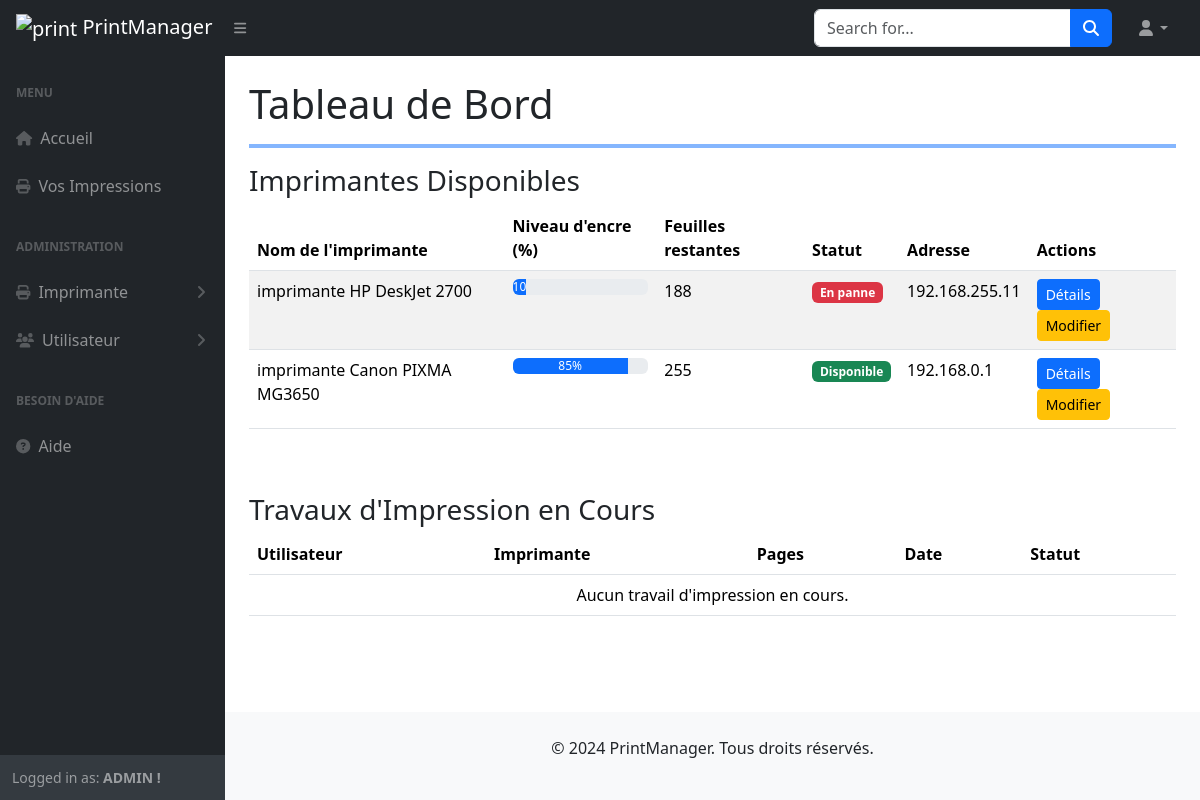
Screenshot of /dashboard/ (signed in) with the database file from the repository.
### printers/models.py (models this page shows, shortened)
class CustomUser(AbstractUser):
    ADMIN = 'ADMIN'
    PERSONNEL = 'Personnel'
    MALE = 'M'
    FEMALE = 'F'
    ROLE_CHOICES = (
        (ADMIN, 'ADMIN'),
        (PERSONNEL, 'Personnel'),
    )
    SEX_CHOICES = (
        (MALE, 'Masculin'),
        (FEMALE, 'Feminin'),
    )
    role = models.CharField(max_length=30, choices=ROLE_CHOICES, verbose_name='Rôle')
    sexe = models.CharField(max_length=10, choices=SEX_CHOICES, verbose_name='Sexe')
    slug = models.SlugField(max_length=200, unique=True, blank=True)
    last_updated = models.DateTimeField(auto_now=True)
    created_on = models.DateField(blank=True, null=True)
    class Meta:
        ordering = ['-created_on']
        verbose_name = "Utilisateur"

class Printer(models.Model):
    STATUS_CHOICES = [
        ('DISPONIBLE', 'Disponible'),
        ('PANNE', 'En panne'),
    ]
    name = models.CharField(max_length=100, verbose_name="Nom de l'imprimante")
    admin_user = models.ForeignKey(CustomUser, on_delete=models.CASCADE, related_name="managed_printers")  # Utilisateur qui gère l'imprimante
    ink_level = models.IntegerField(verbose_name="Niveau d'encre (%)")
    paper_remaining = models.IntegerField(verbose_name="Feuilles restantes")
    address = models.CharField(max_length=255, blank=True, null=True, verbose_name="Adresse de l'imprimante")
    status = models.CharField(max_length=20, choices=STATUS_CHOICES, default='DISPONIBLE', verbose_name="Statut")
    slug = models.SlugField(max_length=200, unique=True, blank=True)
    last_updated = models.DateTimeField(auto_now=True, verbose_name="Modifié le")
    created_on = models.DateTimeField(auto_now_add=True, verbose_name="Date de création")  # Auto-enregistrer la date lors de la création
    class Meta:
        ordering = ['-created_on']
        verbose_name = "Imprimante"

### printers/views.py (the view)
# urls.py: path('dashboard/', dashboard, name='dashboard'),
@login_required
def dashboard(request):
    printers = Printer.objects.all()
    print_jobs = PrintJob.objects.all()
    return render(request, 'printers/dashboard.html', {
        'printers': printers,
        'print_jobs': print_jobs
    })

### printers/templates/printers/dashboard.html (shortened to what this page needs)
{% extends 'base.html' %}
{% load static %}
    {% block content %}
    {% include 'layouts/Navbar.html' %}
    <div id="layoutSidenav">
        {% include 'layouts/Sidenav.html' %}
        <div id="layoutSidenav_content">
            <main>
                <div class="container-fluid px-4">
                    <h1 class="mt-4">Tableau de Bord</h1>
                        <hr class="border border-primary border-2 opacity-50">
                    <div class="row">
                        <div class="col-md-12">
                            <h3>Imprimantes Disponibles</h3>
                            <table class="table table-striped">
                                <thead>
                                    <tr>
                                        <th>Nom de l'imprimante</th>
                                        <th>Niveau d'encre (%)</th>
                                        <th>Feuilles restantes</th>
                                        <th>Statut</th>
                                        <th>Adresse</th>
                                        <th>Actions</th>
                                    </tr>
                                </thead>
                                <tbody>
                                    {% for printer in printers %}
                                    <tr>
                                        <td>{{ printer.name }}</td>
                                        <td>
                                            <div class="progress">
                                                <div class="progress-bar" role="progressbar" style="width: {{ printer.ink_level }}%" aria-valuenow="{{ printer.ink_level }}" aria-valuemin="0" aria-valuemax="100">{{ printer.ink_level }}%</div>
                                            </div>
                                        </td>
                                        <td>{{ printer.paper_remaining }}</td>
                                        <td>
                                            {% if printer.status == 'DISPONIBLE' %}
                                                <span class="badge bg-success">
                                                    {{ printer.get_status_display }}
                                                </span>
                                            {% else %}
                                                <span class="badge bg-danger">
                                                    {{ printer.get_status_display }}
                                                </span>
                                            {% endif %}
                                        </td>
                                        <td>{{ printer.address }}</td>
                                        <td>
                                            <a href="#" class="btn btn-primary btn-sm">Détails</a>
                                            <a href="{% url 'edit_printer' printer.slug %}" class="btn btn-warning btn-sm">Modifier</a>
                                        </td>
                                    </tr>
                                    {% empty %}
                                    <tr>
                                        <td colspan="6" class="text-center">Aucune imprimante disponible.</td>
                                    </tr>
                                    {% endfor %}
                                </tbody>
                            </table>
                        </div>
                    </div>
                        <div class="row mt-5">
                            <div class="col-md-12">
                                <h3>Travaux d'Impression en Cours</h3>
                                <table class="table table-hover">
                                    <thead>
                                        <tr>
                                            <th>Utilisateur</th>
                                            <th>Imprimante</th>
                                            <th>Pages</th>
                                            <th>Date</th>
                                            <th>Statut</th>
                                        </tr>
                                    </thead>
                                    <tbody>
                                        {% for job in print_jobs %}
                                        <tr>
                                            <td>{{ job.user.username }}</td>
                                            <td>{{ job.printer.name }}</td>
                                            <td>{{ job.copies }}</td>
                                            <td>{{ job.submitted_at|date:"d/m/Y H:i" }}</td>
                                            <td>{{ job.status }}</td>
                                        </tr>
                                        {% empty %}
                                        <tr>
                                            <td colspan="5" class="text-center">Aucun travail d'impression en cours.</td>
                                        </tr>
                                        {% endfor %}
                                    </tbody>
                                </table>
                            </div>
                        </div>
                </div>
            </main>
            {% include 'layouts/footer.html' %}
        </div>
    </div>
    {% endblock %}

### printers/templates/layouts/Sidenav.html (shortened to what this page needs)
<div id="layoutSidenav_nav">
    <nav class="sb-sidenav accordion sb-sidenav-dark" id="sidenavAccordion">
        <div class="sb-sidenav-menu">
            <div class="nav">
                <div class="sb-sidenav-menu-heading">Menu</div>
                <a class="nav-link" href="/dashboard">
                    <div class="sb-nav-link-icon"><i class="fa fa-home"></i></div>
                    Accueil
                </a>
                <a class="nav-link" href="/print/jobs/">
                    <div class="sb-nav-link-icon">
                        <i class="fa fa-print" aria-hidden="true"></i>
                    </div>
                    Vos Impressions
                </a>
                {% if request.user.role == 'ADMIN' %}
                    <div class="sb-sidenav-menu-heading">ADMINISTRATION</div>
                    <a class="nav-link collapsed" href="#" data-bs-toggle="collapse" data-bs-target="#collapseLayouts" aria-expanded="false" aria-controls="collapseLayouts">
                        <div class="sb-nav-link-icon">
                            <i class="fa fa-print" aria-hidden="true"></i>
                        </div>
                        Imprimante
                        <div class="sb-sidenav-collapse-arrow"><i class="fas fa-angle-down"></i></div>
                    </a>
                    <a class="nav-link collapsed" href="#" data-bs-toggle="collapse" data-bs-target="#collapseLayout" aria-expanded="false" aria-controls="collapseLayouts">
                        <div class="sb-nav-link-icon">
                            <i class="fa fa-users" aria-hidden="true"></i>
                        </div>
                        Utilisateur
                        <div class="sb-sidenav-collapse-arrow"><i class="fas fa-angle-down"></i></div>
                    </a>
                {% endif %}
                <div class="sb-sidenav-menu-heading">Besoin d'aide</div>
                <a class="nav-link" href="#">
                    <div class="sb-nav-link-icon"><i class="fa fa-question-circle"></i></div>
                    Aide
                </a>
            </div>
        </div>
        <div class="sb-sidenav-footer">
            <div class="small">Logged in as:
                {% if user.is_authenticated %}
                <strong>{{ user.role }} !</strong>
                {% else %}
                <strong>
                    {{ user.username }}
                </strong>
                {% endif %}
            </div>
        </div>
    </nav>
</div>

### static/css/Hompage.css (style rules this page uses)
body { font-family: 'Arial', sans-serif; background-color: #f8f9fa; }

### rows the page displays
CustomUser: role "ADMIN"
Printer: name "imprimante HP DeskJet 2700", ink_level "10", paper_remaining "188", status "En panne", address "192.168.255.11"
Printer: name "imprimante Canon PIXMA MG3650", ink_level "85", paper_remaining "255", status "Disponible", address "192.168.0.1"
